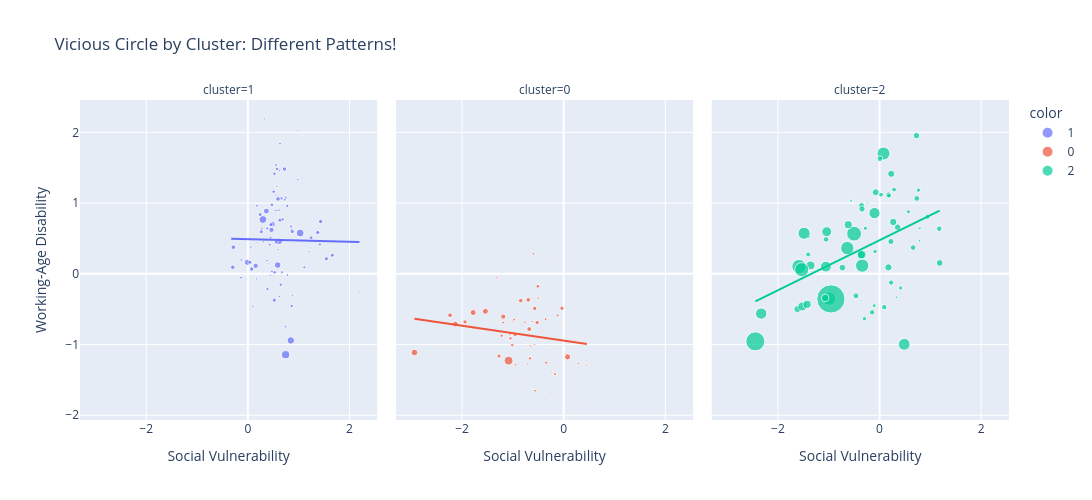

Notebook cell for this chart:
### Code cell
# === CORRELATION BY CLUSTER ===

print("=" * 60)
print("CORRELATION: Social → Working-Age Health BY CLUSTER")
print("=" * 60)

for cluster in sorted(df_work["cluster"].unique()):
    subset = df_work[df_work["cluster"] == cluster]
    corr = subset["social_index"].corr(subset["working_age_health_index"])
    n = len(subset)
    print(f"Cluster {cluster}: r = {corr:.3f} (n={n})")

print("\n")

# === VISUALIZATION: Separate Trendlines by Cluster ===

fig_by_cluster = px.scatter(
    df_work,
    x="social_index",
    y="working_age_health_index",
    color=df_work["cluster"].astype(str),
    size="total_population",
    hover_name="settlement_name",
    trendline="ols",
    facet_col="cluster",
    labels={
        "social_index": "Social Vulnerability",
        "working_age_health_index": "Working-Age Disability"
    },
    title="Vicious Circle by Cluster: Different Patterns!"
)

fig_by_cluster.update_layout(width=1200, height=500)
fig_by_cluster.show()

### Figure 1 — Plotly figure (JSON) as saved in the notebook; plotly's stock layout.template omitted (floating-point values rounded to 4 significant figures)
{"data": [{"hovertemplate": "<b>%{hovertext}</b><br><br>color=1<br>cluster=1<br>Social Vulnerability=%{x}<br>Working-Age Disability=%{y}<br>total_population=%{marker.size}<extra></extra>", "hovertext": ["אבו גוש", "אבו סנאן", "אבו תלול", "אבטין", "אבן שמואל", "אום אל-פחם", "אום בטין", "אכסאל", "אל סייד", "אעבלין", "באקה אל-גרביה", "באר גנים", "בועיינה-נוג'ידאת", "בוקעאתא", "ביר אל-מכסור", "ביר הדאג'", "בית ג'ן", "ביתר עילית", "בסמ\"ה", "בסמת טבעון", "בענה", "ג'דיידה-מכר", "ג'ולס", "ג'לג'וליה", "ג'סר א-זרקא", "ג'ת", "גבע בנימין", "גני מודיעין", "דאלית אל-כרמל", "דבורייה", "דייר אל-אסד", "דייר חנא", "זמר", "זרזיר", "חורה", "חורפיש", "טובא-זנגרייה", "טורעאן", "טייבה", "טירה", "טמרה", "יאנוח-ג'ת", "יבנאל", "יפיע", "ירוחם", "ירכא", "כאבול", "כאוכב אבו אל-היג'א", "כסיפה", "כסרא-סמיע", "כעביה-טבאש-חג'אג'רה", "כפר ברא", "כפר יאסיף", "כפר כמא", "כפר כנא", "כפר מנדא", "כפר מצר", "כפר קאסם", "כפר קרע", "לקיה", "מג'ד אל-כרום", "מג'דל שמס", "מגאר", "מגדל", "מודיעין עילית", "מוקייבלה", "מזרעה", "מייסר", "מסעדה", "מעלה עירון", "מצפה רמון", "משהד", "נאעורה", "נחף", "ניין", "נצרת", "נתיבות", "סאג'ור", "סולם", "סח'נין", "סלמה", "ע'ג'ר", "עוזייר", "עיילבון", "עילוט", "עין מאהל", "עין נקובא", "עין קנייא", "עמנואל", "עספיא", "עראבה", "ערערה", "ערערה-בנגב", "פוריידיס", "פקיעין (בוקייעה)", "קלנסווה", "קריית ארבע", "ראמה", "ראש פינה", "רהט", "ריינה", "רכסים", "שבלי - אום אל-גנם", "שגב-שלום", "שייח' דנון", "שעב", "שפרעם", "תל שבע"], "legendgroup": "1", "marker": {"color": "#636efa", "size": [8426, 14502, 2867, 2931, 2065, 60641, 4371, 15791, 3407, 13228, 35170, 2292, 10969, 7024, 11104, 3666, 12896, 71073, 11698, 8245, 6611, 21134, 6871, 10877, 15778, 9384, 5997, 3084, 20395, 11265, 10052, 11279, 7518, 9299, 23033, 6794, 6905, 15136, 47069, 26833, 36657, 6969, 4502, 19976, 12061, 17188, 13190, 3658, 21654, 9582, 6291, 4148, 10620, 3583, 24636, 22269, 2814, 26353, 20799, 18401, 21794, 11660, 24667, 2076, 86326, 4530, 4149, 2064, 4198, 16152, 5687, 8900, 3169, 14252, 2016, 78999, 54781, 4587, 3065, 35524, 3681, 2887, 3641, 5706, 9163, 14404, 3799, 2392, 5569, 11058, 28010, 21203, 21590, 13838, 6114, 24627, 7910, 8469, 3175, 79100, 17247, 14689, 6830, 13396, 2946, 7869, 43185, 24242], "sizemode": "area", "sizeref": 2537.0, "symbol": "circle"}, "mode": "markers", "name": "1", "orientation": "v", "showlegend": true, "type": "scatter", "x": [0.05929, 0.5069, 1.869, 0.7367, 0.1943, 0.6131, 1.541, 0.5232, 1.31, 0.3834, 0.1539, -0.2649, 0.863, 1.204, 0.7256, 2.196, 0.6713, 0.8452, 0.4776, 0.5518, 0.6259, 0.5574, 0.3086, -0.1331, 0.6601, -0.1309, 0.1688, -0.01438, 0.2424, 0.4303, 0.4478, 0.5549, 0.1009, 0.6331, 1.377, 0.6211, 0.9854, 0.6475, -0.008052, -0.2846, 0.4863, 0.5537, 0.9752, 0.4525, 0.8497, 0.5746, 0.5085, 0.3811, 1.545, 0.7798, 0.5722, -0.3269, 0.1806, 0.1896, 0.635, 0.875, 0.7177, -0.296, 0.04235, 1.246, 0.5201, 1.111, 0.7216, 0.458, 0.7434, 0.8097, 0.3945, 0.1494, 1.22, 0.5286, 1.237, 0.612, 0.7562, 0.777, 0.5594, 0.2977, 0.5873, 0.5789, 0.5241, 0.4658, 0.8181, 1.257, 0.9695, 0.3315, 0.7572, 0.6848, 0.2983, 1.195, 0.8809, 0.2727, 0.5941, 0.2646, 1.662, 0.3856, 0.442, 0.07638, 0.7447, 0.376, 0.2308, 1.03, 0.4737, 0.8618, 0.5957, 1.419, 0.666, 0.7465, 0.3652, 1.433], "xaxis": "x", "y": [0.3779, 1.168, -0.4111, 1.171, 0.07536, 0.4588, 0.1088, 1.414, -0.4242, 0.6439, 0.113, -0.03811, 0.6277, 0.3174, 1.049, -0.251, 0.02239, -0.9421, 0.03333, 0.896, 1.458, 0.4443, 0.454, -0.05417, 1.068, 0.1959, -0.0721, -0.07215, 0.8381, 0.4119, 0.5099, 1.539, -0.4584, 1.841, 0.5838, -0.3234, 1.332, -0.1541, 0.1627, 0.3767, 0.702, 1.115, 2.022, 0.6953, 0.6714, 1.484, 1.159, -0.1049, 0.2129, -0.01776, 1.234, -0.2578, 0.9622, 0.4457, 0.7598, 0.5982, 0.1438, 0.09271, 0.1635, 0.5102, -0.3722, 0.09187, 1.482, 1.468, -1.144, 1.351, 0.1443, 0.04068, 0.3176, 0.02062, 0.3657, 0.9, 0.1112, 0.9607, 0.4266, 0.7679, 0.1239, 0.24, 1.302, 0.6212, 1.408, -0.5159, 1.303, 2.189, 1.074, 0.7689, -0.6026, 0.4353, -0.3058, 0.6356, 1.058, 0.5953, 0.2629, -0.2147, -0.02153, 0.0671, -0.7481, 0.1886, 1.287, 0.5765, 0.9753, -0.4536, 0.3415, 0.4154, 0.002623, 1.083, 0.8872, 0.7397], "yaxis": "y"}, {"hovertemplate": "<b>OLS trendline</b><br>working_age_health_index = -0.0184274 * social_index + 0.490397<br>R<sup>2</sup>=0.000169<br><br>color=1<br>cluster=1<br>Social Vulnerability=%{x}<br>Working-Age Disability=%{y} <b>(trend)</b><extra></extra>", "legendgroup": "1", "marker": {"color": "#636efa", "symbol": "circle"}, "mode": "lines", "name": "1", "showlegend": false, "type": "scatter", "x": [-0.3269, -0.296, -0.2846, -0.2649, -0.1331, -0.1309, -0.01438, -0.008052, 0.04235, 0.05929, 0.07638, 0.1009, 0.1494, 0.1539, 0.1688, 0.1806, 0.1896, 0.1943, 0.2308, 0.2424, 0.2646, 0.2727, 0.2977, 0.2983, 0.3086, 0.3315, 0.3652, 0.376, 0.3811, 0.3834, 0.3856, 0.3945, 0.4303, 0.442, 0.4478, 0.4525, 0.458, 0.4658, 0.4737, 0.4776, 0.4863, 0.5069, 0.5085, 0.5201, 0.5232, 0.5241, 0.5286, 0.5518, 0.5537, 0.5549, 0.5574, 0.5594, 0.5722, 0.5746, 0.5789, 0.5873, 0.5941, 0.5957, 0.612, 0.6131, 0.6211, 0.6259, 0.6331, 0.635, 0.6475, 0.6601, 0.666, 0.6713, 0.6848, 0.7177, 0.7216, 0.7256, 0.7367, 0.7434, 0.7447, 0.7465, 0.7562, 0.7572, 0.777, 0.7798, 0.8097, 0.8181, 0.8452, 0.8497, 0.8618, 0.863, 0.875, 0.8809, 0.9695, 0.9752, 0.9854, 1.03, 1.111, 1.195, 1.204, 1.22, 1.237, 1.246, 1.257, 1.31, 1.377, 1.419, 1.433, 1.541, 1.545, 1.662, 1.869, 2.196], "xaxis": "x", "y": [0.4964, 0.4959, 0.4956, 0.4953, 0.4928, 0.4928, 0.4907, 0.4905, 0.4896, 0.4893, 0.489, 0.4885, 0.4876, 0.4876, 0.4873, 0.4871, 0.4869, 0.4868, 0.4861, 0.4859, 0.4855, 0.4854, 0.4849, 0.4849, 0.4847, 0.4843, 0.4837, 0.4835, 0.4834, 0.4833, 0.4833, 0.4831, 0.4825, 0.4823, 0.4821, 0.4821, 0.482, 0.4818, 0.4817, 0.4816, 0.4814, 0.4811, 0.481, 0.4808, 0.4808, 0.4807, 0.4807, 0.4802, 0.4802, 0.4802, 0.4801, 0.4801, 0.4799, 0.4798, 0.4797, 0.4796, 0.4794, 0.4794, 0.4791, 0.4791, 0.479, 0.4789, 0.4787, 0.4787, 0.4785, 0.4782, 0.4781, 0.478, 0.4778, 0.4772, 0.4771, 0.477, 0.4768, 0.4767, 0.4767, 0.4766, 0.4765, 0.4764, 0.4761, 0.476, 0.4755, 0.4753, 0.4748, 0.4747, 0.4745, 0.4745, 0.4743, 0.4742, 0.4725, 0.4724, 0.4722, 0.4714, 0.4699, 0.4684, 0.4682, 0.4679, 0.4676, 0.4674, 0.4672, 0.4663, 0.465, 0.4643, 0.464, 0.462, 0.4619, 0.4598, 0.456, 0.4499], "yaxis": "y"}, {"hovertemplate": "<b>%{hovertext}</b><br><br>color=0<br>cluster=0<br>Social Vulnerability=%{x}<br>Working-Age Disability=%{y}<br>total_population=%{marker.size}<extra></extra>", "hovertext": ["אבן יהודה", "אורנית", "אלון שבות", "אליכין", "אלעד", "אלפי מנשה", "אלקנה", "אפרת", "באר יעקב", "בית אל", "בית אריה-עופרים", "בית דגן", "בנימינה-גבעת עדה", "בת חפר", "ג'ש (גוש חלב)", "גבעת אבני", "גבעת זאב", "גבעת שמואל", "גבעתיים", "גדרה", "גן יבנה", "גן נר", "גני תקווה", "הר אדר", "זכרון יעקב", "חשמונאים", "יד בנימין", "כוכב יאיר", "כפר אדומים", "כפר חב\"ד", "כפר יונה", "כפר תבור", "להבים", "מבשרת ציון", "מודיעין-מכבים-רעות", "מזכרת בתיה", "מיתר", "מעיליא", "מתתיהו", "נווה דניאל", "נוף איילון", "נס ציונה", "סביון", "עומר", "עלי", "עתלית", "פרדסייה", "צור הדסה", "צור יצחק", "קדומים", "קדימה-צורן", "קיסריה", "קציר", "קריית אונו", "קריית טבעון", "קריית יערים", "קרני שומרון", "רמת השרון", "רמת ישי", "שוהם", "תל מונד"], "legendgroup": "0", "marker": {"color": "#EF553B", "size": [14088, 9317, 3290, 3485, 49582, 7940, 4565, 12746, 33689, 6722, 5503, 7226, 15029, 5117, 3111, 2155, 23424, 29004, 57327, 29884, 24777, 2642, 24163, 3966, 23877, 3186, 4326, 9796, 4738, 6557, 28151, 4516, 7241, 26097, 100113, 16185, 11790, 3165, 3437, 2568, 2134, 45315, 4176, 8464, 4585, 10912, 7755, 10083, 7047, 4871, 22017, 6031, 2678, 42385, 17981, 7036, 10551, 45758, 7841, 23519, 14760], "sizemode": "area", "sizeref": 2537.0, "symbol": "circle"}, "mode": "markers", "name": "0", "orientation": "v", "showlegend": true, "type": "scatter", "x": [-1.223, -0.973, -0.09433, -0.39, 0.07735, -0.7648, -0.7571, -0.1698, -1.189, 0.4557, -0.5765, -1.314, -0.6631, -0.7095, 0.2856, -0.2023, -0.034, -2.236, -2.936, -0.6785, -0.5694, -0.1212, -1.942, -0.9368, -0.5226, -0.7566, -0.238, -1.19, -0.2558, -0.6221, -0.6973, -0.3149, -0.6587, -0.8449, -1.084, -1.012, -0.3439, -0.03605, 0.02558, -0.2521, -0.8324, -1.54, -2.327, -0.5931, 0.3238, -0.3565, -1.063, -0.563, -0.9483, 0.04419, -0.9556, -1.014, -0.3908, -2.131, -0.5079, 0.2857, -0.1198, -1.782, -0.5021, -1.272, -1.048], "xaxis": "x2", "y": [-0.8761, -0.6478, -1.154, -0.8012, -1.174, -0.6835, -1.483, -1.417, -0.6057, -1.291, -1.003, -0.05627, -1.196, -1.272, -0.8957, -0.3643, -0.4872, -0.5856, -1.113, -0.7815, -0.4887, -0.4797, -0.6805, -1.624, -0.6884, -1.029, -1.391, -0.6893, -1.696, -0.6761, -0.3684, 0.1815, -1.02, -0.3796, -1.228, -1.008, -1.256, -0.6965, -1.141, -1.05, -0.8852, -0.5308, -1.036, 0.2833, -1.798, -0.6409, -0.8521, -1.654, -1.285, -1.126, -0.8592, -0.6769, -0.9522, -0.7104, -0.1767, -1.266, -0.5886, -0.5482, -0.343, -1.163, -0.9126], "yaxis": "y2"}, {"hovertemplate": "<b>OLS trendline</b><br>working_age_health_index = -0.105174 * social_index + -0.9446<br>R<sup>2</sup>=0.027274<br><br>color=0<br>cluster=0<br>Social Vulnerability=%{x}<br>Working-Age Disability=%{y} <b>(trend)</b><extra></extra>", "legendgroup": "0", "marker": {"color": "#EF553B", "symbol": "circle"}, "mode": "lines", "name": "0", "showlegend": false, "type": "scatter", "x": [-2.936, -2.327, -2.236, -2.131, -1.942, -1.782, -1.54, -1.314, -1.272, -1.223, -1.19, -1.189, -1.084, -1.063, -1.048, -1.014, -1.012, -0.973, -0.9556, -0.9483, -0.9368, -0.8449, -0.8324, -0.7648, -0.7571, -0.7566, -0.7095, -0.6973, -0.6785, -0.6631, -0.6587, -0.6221, -0.5931, -0.5765, -0.5694, -0.563, -0.5226, -0.5079, -0.5021, -0.3908, -0.39, -0.3565, -0.3439, -0.3149, -0.2558, -0.2521, -0.238, -0.2023, -0.1698, -0.1212, -0.1198, -0.09433, -0.03605, -0.034, 0.02558, 0.04419, 0.07735, 0.2856, 0.2857, 0.3238, 0.4557], "xaxis": "x2", "y": [-0.6358, -0.6999, -0.7094, -0.7205, -0.7404, -0.7572, -0.7826, -0.8064, -0.8108, -0.816, -0.8195, -0.8196, -0.8306, -0.8328, -0.8344, -0.838, -0.8381, -0.8423, -0.8441, -0.8449, -0.8461, -0.8557, -0.857, -0.8642, -0.865, -0.865, -0.87, -0.8713, -0.8732, -0.8749, -0.8753, -0.8792, -0.8822, -0.884, -0.8847, -0.8854, -0.8896, -0.8912, -0.8918, -0.9035, -0.9036, -0.9071, -0.9084, -0.9115, -0.9177, -0.9181, -0.9196, -0.9233, -0.9267, -0.9318, -0.932, -0.9347, -0.9408, -0.941, -0.9473, -0.9492, -0.9527, -0.9746, -0.9746, -0.9787, -0.9925], "yaxis": "y2"}, {"hovertemplate": "<b>%{hovertext}</b><br><br>color=2<br>cluster=2<br>Social Vulnerability=%{x}<br>Working-Age Disability=%{y}<br>total_population=%{marker.size}<extra></extra>", "hovertext": ["אופקים", "אור יהודה", "אור עקיבא", "אזור", "אילת", "אריאל", "אשדוד", "אשקלון", "באר שבע", "בית שאן", "בית שמש", "בני ברק", "בני עי\"ש", "בת ים", "דימונה", "הוד השרון", "הרצלייה", "חדרה", "חולון", "חיפה", "חצור הגלילית", "חריש", "טבריה", "טירת כרמל", "יבנה", "יהוד", "יקנעם עילית", "ירושלים", "כפר ורדים", "כפר סבא", "כרמיאל", "לוד", "מגדל העמק", "מעלה אדומים", "מעלות-תרשיחא", "נהרייה", "נוף הגליל", "נשר", "נתניה", "עכו", "עפולה", "ערד", "פרדס חנה-כרכור", "פתח תקווה", "צפת", "קצרין", "קריית אתא", "קריית ביאליק", "קריית גת", "קריית ים", "קריית מוצקין", "קריית מלאכי", "קריית עקרון", "קריית שמונה", "ראש העין", "ראשון לציון", "רחובות", "רמלה", "רמת גן", "רעננה", "שדרות", "שלומי", "תל אביב -יפו"], "legendgroup": "2", "marker": {"color": "#00cc96", "size": [40184, 39382, 24165, 12496, 57781, 19128, 227285, 160929, 214661, 21317, 175767, 223585, 6515, 124600, 41136, 63403, 104165, 103959, 187734, 279968, 11134, 37909, 52388, 30938, 56921, 31324, 24749, 1014874, 5549, 99158, 47769, 89230, 28708, 37165, 23448, 67695, 47542, 21881, 226189, 53986, 65478, 31958, 45270, 255952, 39301, 8380, 61710, 45354, 70214, 41520, 50191, 27668, 10888, 24400, 74367, 254174, 149399, 82371, 162214, 82844, 35796, 8093, 461649], "sizemode": "area", "sizeref": 2537.0, "symbol": "circle"}, "mode": "markers", "name": "2", "orientation": "v", "showlegend": true, "type": "scatter", "x": [0.6605, -1.052, -0.08876, -1.393, 1.184, -0.1057, -0.3418, -0.09931, 0.07778, 0.5684, 0.4854, -0.989, -0.2407, -1.039, 0.7333, -1.617, -1.52, -0.3451, -1.485, -0.5007, 0.7921, 0.09209, 0.7272, 0.02917, -0.7313, -1.404, -0.2973, -0.957, -0.3466, -1.357, 0.2244, -0.3593, 0.2865, -0.1449, 0.4162, 0.1747, 0.1775, -0.278, -0.6348, 0.3569, 0.23, 0.9443, -0.4635, -1.586, 1.174, 0.7866, -0.0758, -0.3546, 0.2697, 0.008013, -0.3454, 0.1841, -0.5615, 0.7641, -1.069, -1.531, -1.056, -0.6153, -2.329, -1.425, 0.2279, 0.3358, -2.444], "xaxis": "x3", "y": [0.3706, 0.4869, 0.3151, 0.5205, 0.1539, -0.4501, 0.1161, 0.8585, 1.701, 0.8781, -0.9967, -0.3506, 1.002, 0.5965, 1.066, -0.4989, -0.462, 0.2742, 0.5738, 0.5676, 0.6426, -0.4711, 1.954, 1.119, 0.08759, 0.274, -0.6357, -0.355, -0.3753, 0.1191, 0.4572, 0.2699, 1.191, -0.5443, -0.2005, 0.09132, 1.116, 0.6443, 0.364, 0.6584, 1.414, 0.8073, -0.3114, 0.1033, 0.6378, 0.4673, 1.154, 0.966, 0.7328, 1.627, 0.9167, 1.104, 1.031, 1.184, -0.3409, 0.05832, 0.1017, 0.6945, -0.5621, -0.432, -0.1245, -0.3303, -0.9554], "yaxis": "y3"}, {"hovertemplate": "<b>OLS trendline</b><br>working_age_health_index = 0.353039 * social_index + 0.474234<br>R<sup>2</sup>=0.191994<br><br>color=2<br>cluster=2<br>Social Vulnerability=%{x}<br>Working-Age Disability=%{y} <b>(trend)</b><extra></extra>", "legendgroup": "2", "marker": {"color": "#00cc96", "symbol": "circle"}, "mode": "lines", "name": "2", "showlegend": false, "type": "scatter", "x": [-2.444, -2.329, -1.617, -1.586, -1.531, -1.52, -1.485, -1.425, -1.404, -1.393, -1.357, -1.069, -1.056, -1.052, -1.039, -0.989, -0.957, -0.7313, -0.6348, -0.6153, -0.5615, -0.5007, -0.4635, -0.3593, -0.3546, -0.3466, -0.3454, -0.3451, -0.3418, -0.2973, -0.278, -0.2407, -0.1449, -0.1057, -0.09931, -0.08876, -0.0758, 0.008013, 0.02917, 0.07778, 0.09209, 0.1747, 0.1775, 0.1841, 0.2244, 0.2279, 0.23, 0.2697, 0.2865, 0.3358, 0.3569, 0.4162, 0.4854, 0.5684, 0.6605, 0.7272, 0.7333, 0.7641, 0.7866, 0.7921, 0.9443, 1.174, 1.184], "xaxis": "x3", "y": [-0.3887, -0.3481, -0.09648, -0.0857, -0.06613, -0.06226, -0.04998, -0.02897, -0.02157, -0.01771, -0.004994, 0.09675, 0.1014, 0.1029, 0.1074, 0.1251, 0.1364, 0.216, 0.2501, 0.257, 0.276, 0.2975, 0.3106, 0.3474, 0.3491, 0.3519, 0.3523, 0.3524, 0.3536, 0.3693, 0.3761, 0.3893, 0.4231, 0.4369, 0.4392, 0.4429, 0.4475, 0.4771, 0.4845, 0.5017, 0.5067, 0.5359, 0.5369, 0.5392, 0.5535, 0.5547, 0.5554, 0.5695, 0.5754, 0.5928, 0.6002, 0.6212, 0.6456, 0.6749, 0.7074, 0.731, 0.7331, 0.744, 0.7519, 0.7539, 0.8076, 0.8888, 0.8922], "yaxis": "y3"}], "layout": {"annotations": [{"font": {}, "showarrow": false, "text": "cluster=1", "x": 0.16, "xanchor": "center", "xref": "paper", "y": 1, "yanchor": "bottom", "yref": "paper"}, {"font": {}, "showarrow": false, "text": "cluster=0", "x": 0.5, "xanchor": "center", "xref": "paper", "y": 1, "yanchor": "bottom", "yref": "paper"}, {"font": {}, "showarrow": false, "text": "cluster=2", "x": 0.84, "xanchor": "center", "xref": "paper", "y": 1, "yanchor": "bottom", "yref": "paper"}], "height": 500, "legend": {"itemsizing": "constant", "title": {"text": "color"}, "tracegroupgap": 0}, "title": {"text": "Vicious Circle by Cluster: Different Patterns!"}, "width": 1200, "xaxis": {"anchor": "y", "domain": [0, 0.32], "title": {"text": "Social Vulnerability"}}, "xaxis2": {"anchor": "y2", "domain": [0.34, 0.66], "matches": "x", "title": {"text": "Social Vulnerability"}}, "xaxis3": {"anchor": "y3", "domain": [0.68, 1.0], "matches": "x", "title": {"text": "Social Vulnerability"}}, "yaxis": {"anchor": "x", "domain": [0, 1], "title": {"text": "Working-Age Disability"}}, "yaxis2": {"anchor": "x2", "domain": [0, 1], "matches": "y", "showticklabels": false}, "yaxis3": {"anchor": "x3", "domain": [0, 1], "matches": "y", "showticklabels": false}}}
